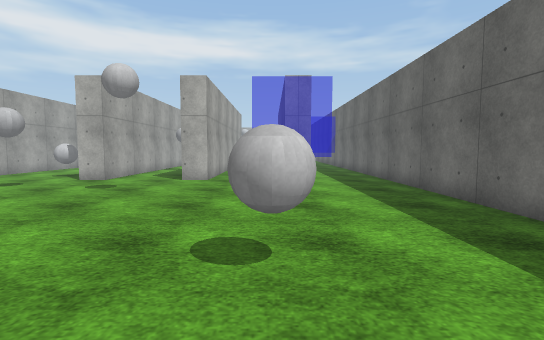
View 1 (above)

17 first-person views from a walk through a world built for the Gazebo simulator. The camera is 1.2 m above the floor, tilts 4° down and sees 85° across. The floor is counted in squares, 1 m on a side. Each view is taken from the middle of a square. On the plan, view 1 faces up. The plan holds only what a view shows up to about 13 squares ahead; the rest is blank. The place goes on beyond the plan. The robots in the file are not drawn. Gazebo's built-in surfaces are drawn with simple patterns.

View 2
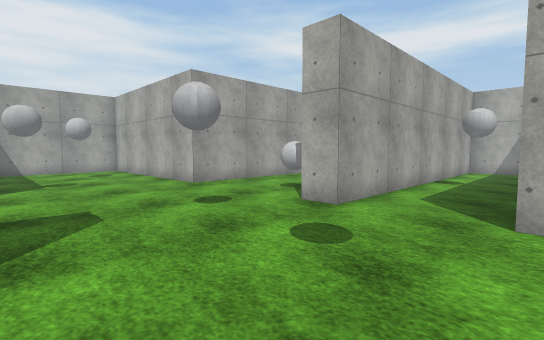

View 3
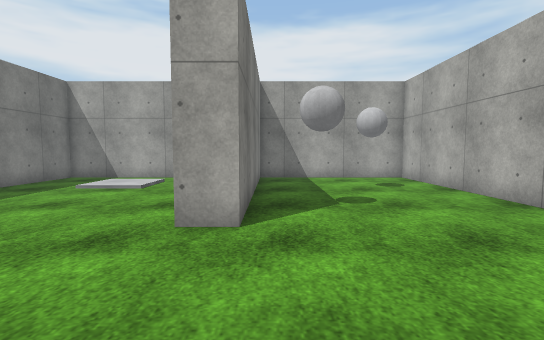

View 4
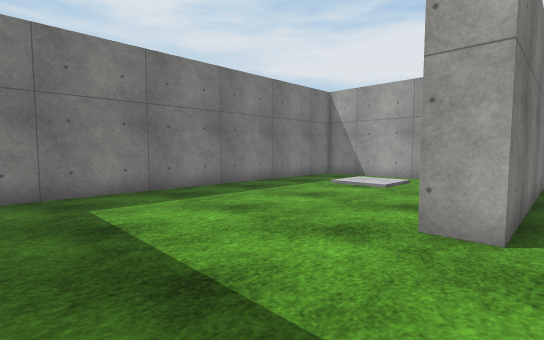

View 5
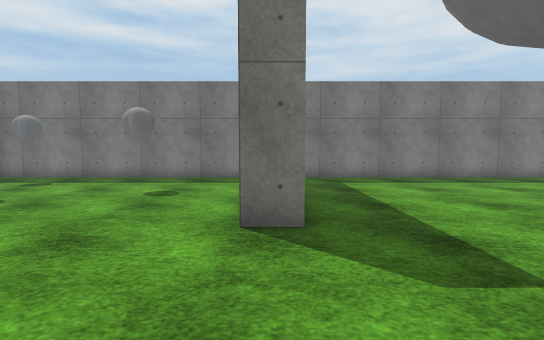

View 6
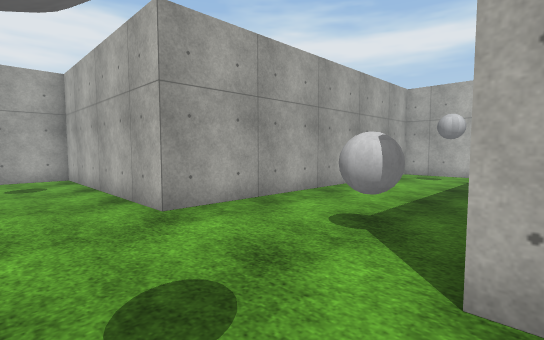

View 7
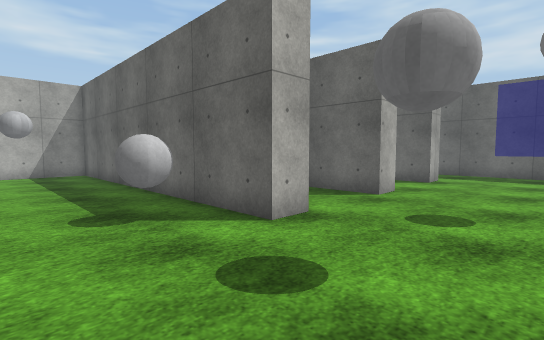

View 8
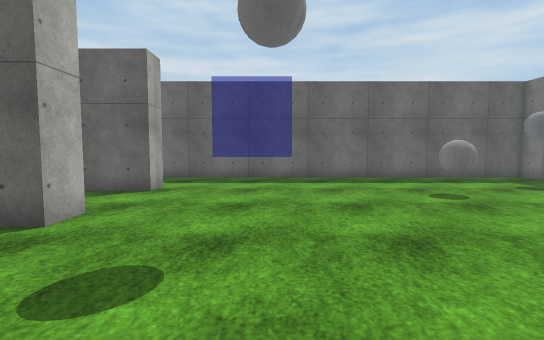

View 9
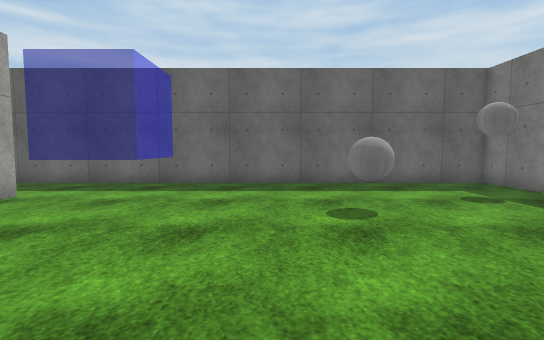

View 10
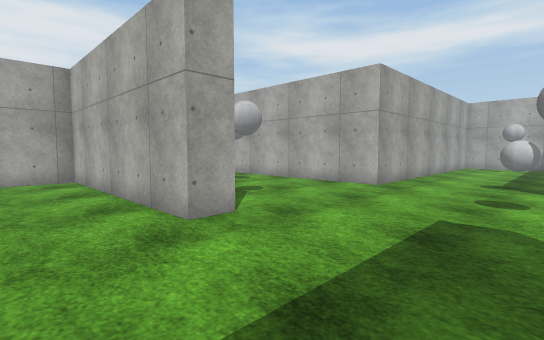

View 11
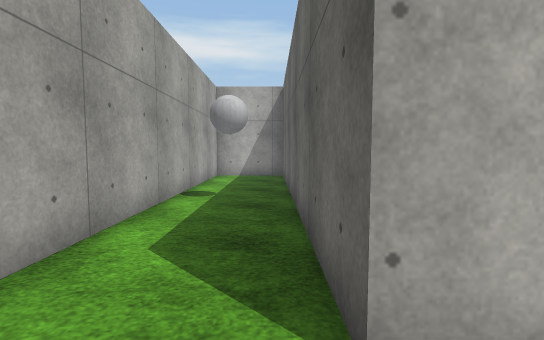

View 12
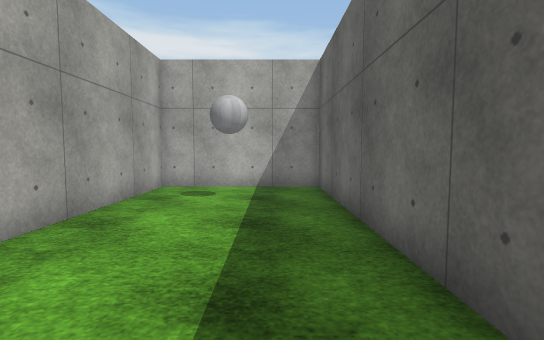

View 13
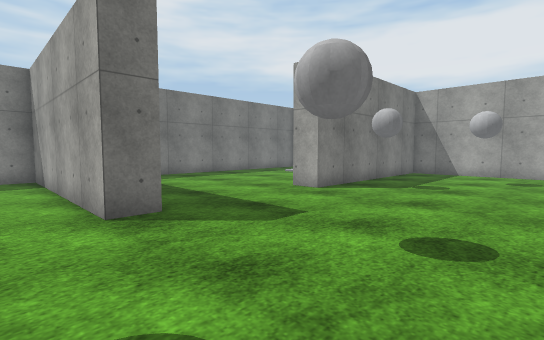

View 14
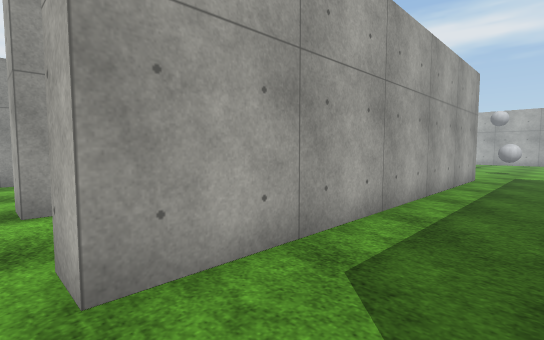

View 15
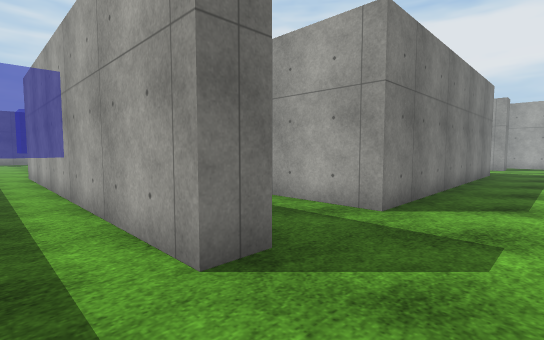

View 16
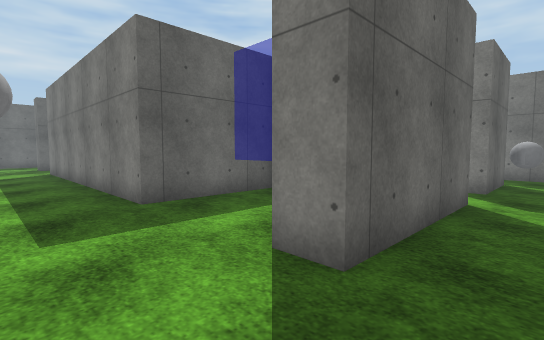

View 17
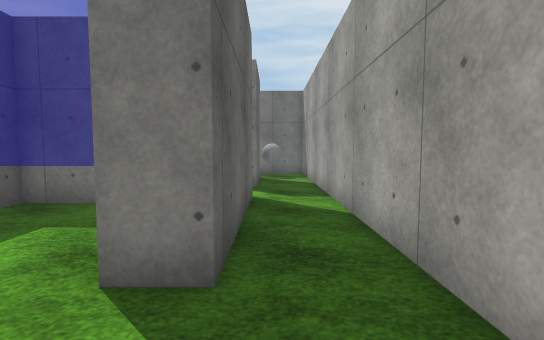

### Floor plan
Points are (right, up) in squares from view 1. A wall is a line through its corners. A room is listed if a view was taken in it or the views show most of it. See-through windows are left out.
Room 1 (views 1, 2, 3, 4, 5, 6, 7, 8, 9, 10, 11, 12, 13, 14, 15, 16, 17)
walls: (-7.6, 5.5) (-6.5, 5.5) (-6.5, -2.5) (4.5, -2.5) (4.5, 14.1); (-18.5, 14.4) (-18.5, 17.5); (-15.1, 20.5) (-13.5, 20.5) (-13.5, 24.5) (-2.5, 24.5) (-2.5, 11.5) (-3.5, 11.5) (-3.5, 22.4); (-6.5, 23) (-6.5, 11.5) (-7.5, 11.5) (-7.5, 23.5) (-12.5, 23.5) (-12.5, 11.5) (-20.5, 11.5) (-20.5, 5.5); (-19.5, 12.5) (-18.2, 12.5); (-18.5, 19.4) (-18.5, 24.5) (-17.5, 24.5); (-19.8, 5.5) (-12.5, 5.5) (-12.5, 4.5) (-20.5, 4.5) (-20.5, -2.5) (-8.2, -2.5); (0.5, 24.5) (1.5, 24.5) (1.5, 11.5) (0.5, 11.5) (0.5, 13.5); (-20.5, 25.5) (-20.5, 14.2)
ways out: opening at (-18, 18.5)
objects: grey ball (-19, 14); grey ball (-17, 9); grey ball (-14, 7); grey ball (-14, 27); grey ball (-10, 21); grey ball (-9, 13); grey ball (-8, 9); grey ball (-5, 17); grey ball (-3, 1); grey ball (0, 3); grey ball (2, -1)

Positions as (right, up) in squares from view 1, and headings:
1: (0, 0), facing up
2: (-3, 6), facing up-left
3: (-8, 6), facing left
4: (-8, 6), facing down-left
5: (-7, 10), facing down
6: (-7, 9), facing up-left
7: (-11, 8), facing up-right
8: (-8, 8), facing right
9: (-6, 5), facing right
10: (-8, 2), facing up-left
11: (-4, 10), facing up
12: (-9, 14), facing up
13: (-5, 11), facing down-left
14: (0, 11), facing up-left
15: (3, 27), facing down-left
16: (-20, 27), facing down-right
17: (-19, 27), facing down
